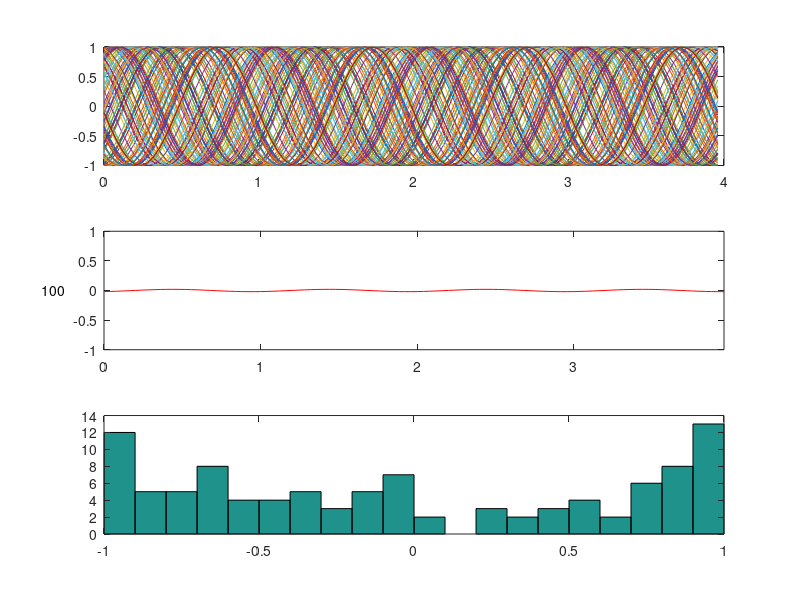

The MATLAB script that drew this image:
clear all;
close all;

%% ================
% an example of random process:
% X(t, \xi) = cos(2*fc*t + \xi);  where \xi is a random variable;
%%

%% 
N = 100;     % the number of loops;

fc = 1;      % the frequency fc;

T = 4;       % the time domain window size;
step = 0.01;     % the sampling step in the whole window;
t = [0: step : 1-step] * T;

h = figure;
MAX_xi = 2*pi;        % \xi is uniformly distributed in the range of (0, MAX_xi);

% generate the first sample function;
xi = rand(1)*MAX_xi;
y = cos(2*pi*fc*t + xi);
yE = y;
y1 = y(1);

for i = 1: N
    figure(h), subplot(3,1,1), plot(t, y);    % subfigure 1 shows the sample functions of this random process;
    hold on;
    xi = rand(1)*MAX_xi;
    y = cos(2*pi*fc*t + xi);
    yE = i/(i+1) * yE + 1/(i+1) * y;
    figure(h), subplot(3,1,2), plot(t, yE, 'r');   % subfigure 2 shows the expectation of this random process;
    text(-0.4,0, int2str(i));
    axis([t(1) t(end) -1 +1]);
    y1 = [y1 y(1)];
    figure(h), subplot(3,1,3), hist(y1, 20);  % subfigure 3 shows the distribution of the random variable at t=0;
%     pause(1);
end

